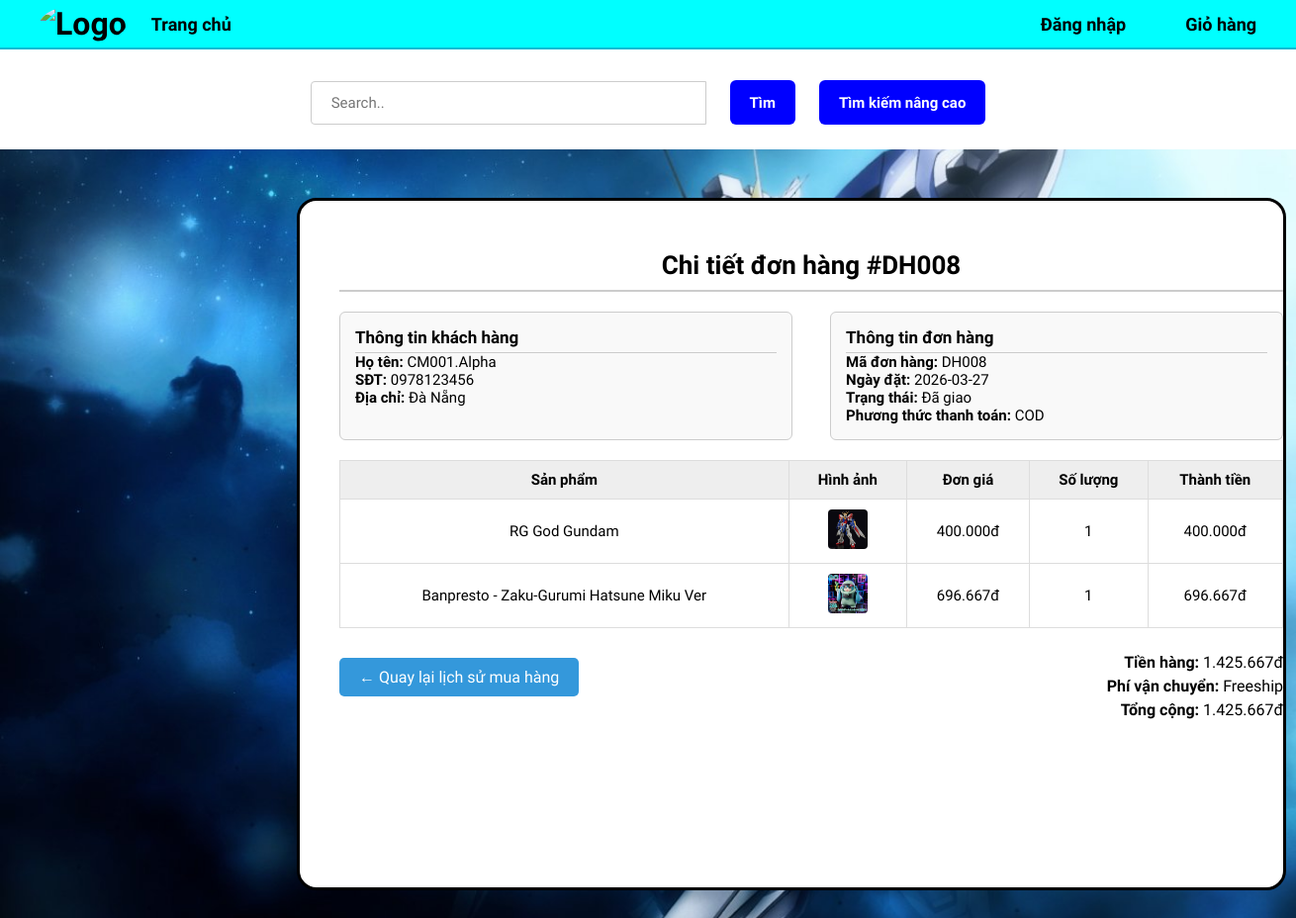
Screenshot of /detail.php?id=DH008 with the database file from the repository.
### tables this page shows
CREATE TABLE `orders` (
  `id_order` varchar(20) NOT NULL,
  `customer_id` varchar(10) NOT NULL,
  `order_date` date NOT NULL,
  `status` enum('Chờ xử lý','Đã xác nhận','Đang giao','Đã giao','Đã huỷ') DEFAULT 'Chờ xử lý',
  `created_at` timestamp NOT NULL DEFAULT current_timestamp(),
  `total` int(11) DEFAULT NULL,
  `receiver_name` varchar(100) DEFAULT NULL,
  `receiver_phone` varchar(20) DEFAULT NULL,
  `receiver_address` varchar(255) DEFAULT NULL,
  `payment_method` varchar(50) DEFAULT NULL,
  `note` text DEFAULT NULL
);

CREATE TABLE `order_item` (
  `orderID` int(11) NOT NULL,
  `id_order` varchar(20) NOT NULL,
  `ProductID` varchar(255) NOT NULL,
  `quantity` int(11) NOT NULL
);

CREATE TABLE `product_list` (
  `ProductID` varchar(255) NOT NULL,
  `ProductName` varchar(255) DEFAULT NULL,
  `Grade` varchar(255) DEFAULT NULL,
  `Producer` varchar(255) DEFAULT NULL,
  `Product_source` longtext DEFAULT NULL,
  `Product_description` longtext DEFAULT NULL,
  `Product_detail` text DEFAULT NULL,
  `Product_image` varchar(255) DEFAULT NULL,
  `Price` int(11) DEFAULT NULL,
  `Profit` decimal(5,2) DEFAULT NULL,
  `cost_price` decimal(12,2) DEFAULT 0.00,
  `Quantity` int(11) NOT NULL DEFAULT 0
);

### detail.php (the view, shortened to what this page needs)
<?php
$conn = new mysqli("localhost","root","","hobbystore");
mysqli_set_charset($conn,"utf8mb4");
$id_order = $_GET['id'];
$sql = "
SELECT
orders.id_order,
orders.order_date,
orders.status,
orders.total,
orders.payment_method,
orders.receiver_name,
orders.receiver_phone,
orders.receiver_address,
product_list.ProductName,
product_list.price,
product_list.Product_image,
order_item.quantity
FROM orders
JOIN order_item
ON orders.id_order = order_item.id_order
JOIN product_list
ON order_item.ProductID = product_list.ProductID
WHERE orders.id_order='$id_order'
";
$result = $conn->query($sql);
$order = $result->fetch_assoc();
?>
<!DOCTYPE html>
<html lang="en">
<head>
  <link href="https://cdn.reflowhq.com/v2/toolkit.min.css" rel="stylesheet" />
  <link rel="stylesheet" href="assets/css/style.css">
  <link rel="stylesheet" href="assets/css/settings.css">
  <link rel="stylesheet" href="assets/css/product-page.css">
  <link rel="stylesheet" href="assets/css/view-cart.css">
  <link rel="stylesheet" href="detail.css">
</head>
<nav class="tren">
   <nav class="navbar">
  <div class="nav-left">
    <a href="index.php" class="logo">
      <img src="assets/img/logo.png" alt="Logo">
    </a>
    <a href="index.php" class="nav-item">Trang chủ</a>
  </div>
  <ul class="nav-right">
<?php if(isset($_SESSION['user_id'])): ?>
  <li><a href="profile.php">Hồ sơ</a></li>
<?php else: ?>
  <li><a href="login.php">Đăng nhập</a></li>
<?php endif; ?>
<li><a href="cart.php">Giỏ hàng</a></li>
</ul>
</nav>
         <div class="timnangcao" style="background-color:white;padding-top:1px;padding-bottom:5px;">
    <div class="search" style="margin-top:10px;">
      <form action="index.php" method="get">
        <input type="text" name="keyword" placeholder="Search.." style="padding: 12px 20px; font-size: 15px; width: 400px; border:1px solid #ccc; border-radius:4px 0 0 4px;">
        <button type="submit" class="btn-tim">Tìm</button>
        <button type="button" class="btn-advanced" id="advancedSearchBtn">Tìm kiếm nâng cao</button>
      </form>
    </div>
  </div>
</nav>
  <div class="border">
    <div class="header">Chi tiết đơn hàng #<?php echo $order['id_order']; ?></div>
    <div class="info-section">
     <div class="info-box">
<h3>Thông tin khách hàng</h3>
<p><strong>Họ tên:</strong> <?php echo $order['receiver_name']; ?></p>
<p><strong>SĐT:</strong> <?php echo $order['receiver_phone']; ?></p>
<p><strong>Địa chỉ:</strong> <?php echo $order['receiver_address']; ?></p>
</div>
      <div class="info-box">
<h3>Thông tin đơn hàng</h3>
<p><strong>Mã đơn hàng:</strong> <?php echo $order['id_order']; ?></p>
<p><strong>Ngày đặt:</strong> <?php echo $order['order_date']; ?></p>
<p><strong>Trạng thái:</strong> <?php echo $order['status']; ?></p>
<p><strong>Phương thức thanh toán:</strong> <?php echo $order['payment_method']; ?></p>
</div>
    </div>
    <table>
      <thead>
        <tr>
          <th>Sản phẩm</th>
          <th>Hình ảnh</th>
          <th>Đơn giá</th>
          <th>Số lượng</th>
          <th>Thành tiền</th>
        </tr>
      </thead>
      <tbody>
<?php
$result = $conn->query($sql);
while($row = $result->fetch_assoc()){
?>
<tr>
<td><?php echo $row['ProductName']; ?></td>
<td>
<img src="assets/img/<?php echo $row['Product_image']; ?>" width="80">
</td>
<td>
<?php echo number_format($row['price'],0,",","."); ?>đ
</td>
<td>
<?php echo $row['quantity']; ?>
</td>
<td>
<?php echo number_format($row['price'] * $row['quantity'],0,",","."); ?>đ
</td>
</tr>
<?php } ?>
</tbody>
    </table>
    <div class="summary">
      <p><strong>Tiền hàng:</strong> <?php echo number_format($order['total'],0,",","."); ?>đ</p>
<p><strong>Phí vận chuyển:</strong> Freeship</p>
<p><strong>Tổng cộng:</strong> <?php echo number_format($order['total'],0,",","."); ?>đ</p>
    </div>
    <a href="history.php" class="back-btn">← Quay lại lịch sử mua hàng</a>
  </div>
</body>
</html>

### assets/css/style.css (style rules this page uses)
* { margin: 0; padding: 0; font-family: "Josefin Sans", sans-serif; text-decoration: none; box-sizing: border-box; }

### assets/css/settings.css (style rules this page uses)
* { margin: 0; padding: 0; font-family: "Josefin Sans", sans-serif !important; box-sizing: border-box; }
.navbar { padding: 50px; display: flex; align-items: center; justify-content: space-between; width: 100%; box-sizing: border-box; }
.navbar a { color: black; text-decoration: none; }
.navbar .logo { font-size: 2em; font-weight: bold; }
nav img { filter: invert(1); }
button { background-color: black; color: white; border: 0; padding: 10px 20px; cursor: pointer; font-size: 16px; font-weight: 600; border-radius: 5px; transition: all 0.3s; margin: 20px 0 0 20px; }

### assets/css/product-page.css (style rules this page uses)
nav { text-decoration: none; }

### detail.css (style rules this page uses)
.search { text-align:center; margin: 20px; }
.navbar { background-color: cyan; height: 50px; display: flex; justify-content: space-between; align-items: center; padding: 0 40px; border-bottom: 2px solid #00bcd4; }
.nav-left { display: flex; align-items: center; gap: 25px; }
.logo img { width: 45px; height: 45px; border-radius: 50%; object-fit: cover; }
.nav-right { display: flex; align-items: center; gap: 60px; list-style: none; margin: 0; padding: 0; }
.navbar a { text-decoration: none; font-size: 18px; font-weight: bold; color: black; transition: color 0.2s; }
.navbar img { filter: none !important; mix-blend-mode: normal !important; background: none !important; }
.btn-tim, .btn-advanced { height: 45px; padding: 0 20px; font-size: 15px; font-weight: bold; background-color: blue; color: white; border: none; border-radius: 6px; cursor: pointer; transition: background-color 0.2s ease; }
.border { width: 1000px; height: 700px; border-style: solid; border-radius: 20px; padding-top: 40px; padding-left: 40px; background-color: rgb(255, 255, 255); width: 1000px; margin: 50px auto; margin-left:300px; background-color: rgb(255, 255, 255); margin-top:200px; }
.header { font-size: 30px; padding:10px; font-family: Arial, Helvetica, sans-serif; }
.tren { position:fixed; top:0; left:0; width:100%; }
.header { font-size: 26px; font-weight: 600; padding-bottom: 10px; border-bottom: 2px solid #ccc; text-align: center; margin-bottom: 20px; }
.info-section { display: flex; justify-content: space-between; margin-bottom: 20px; font-size: 15px; }
.info-box { width: 48%; border: 1px solid #ccc; border-radius: 6px; padding: 15px; background-color: #f9f9f9; }
.info-box h3 { margin-top: 0; border-bottom: 1px solid #ccc; padding-bottom: 5px; font-size: 17px; }
table { width: 100%; border-collapse: collapse; margin-top: 10px; font-size: 15px; }
table th, table td { border: 1px solid #ddd; padding: 10px; text-align: center; }
table th { background-color: #eee; }
table img { width: 40px; height: auto; border-radius: 4px; }
.summary { margin-top: 20px; float: right; text-align: right; font-size: 16px; }
.summary p { margin: 5px 0; }
.back-btn { display: inline-block; margin-top: 30px; padding: 10px 20px; background-color: #3498db; color: white; text-decoration: none; border-radius: 5px; }

### rows the page displays
orders: id_order "DH008", receiver_name "CM001.Alpha", receiver_phone "0978123456", receiver_address "Đà Nẵng", order_date "2026-03-27", status "Đã giao", payment_method "COD", total "1.425.667"
order_item: ProductID.ProductName "RG God Gundam", ProductID.Product_image (picture), ProductID.Price "400.000", quantity "1", $row['price'] * $row['quantity'] "400.000"
order_item: ProductID.ProductName "Banpresto - Zaku-Gurumi Hatsune Miku Ver", ProductID.Product_image (picture), ProductID.Price "696.667", quantity "1", $row['price'] * $row['quantity'] "696.667"
